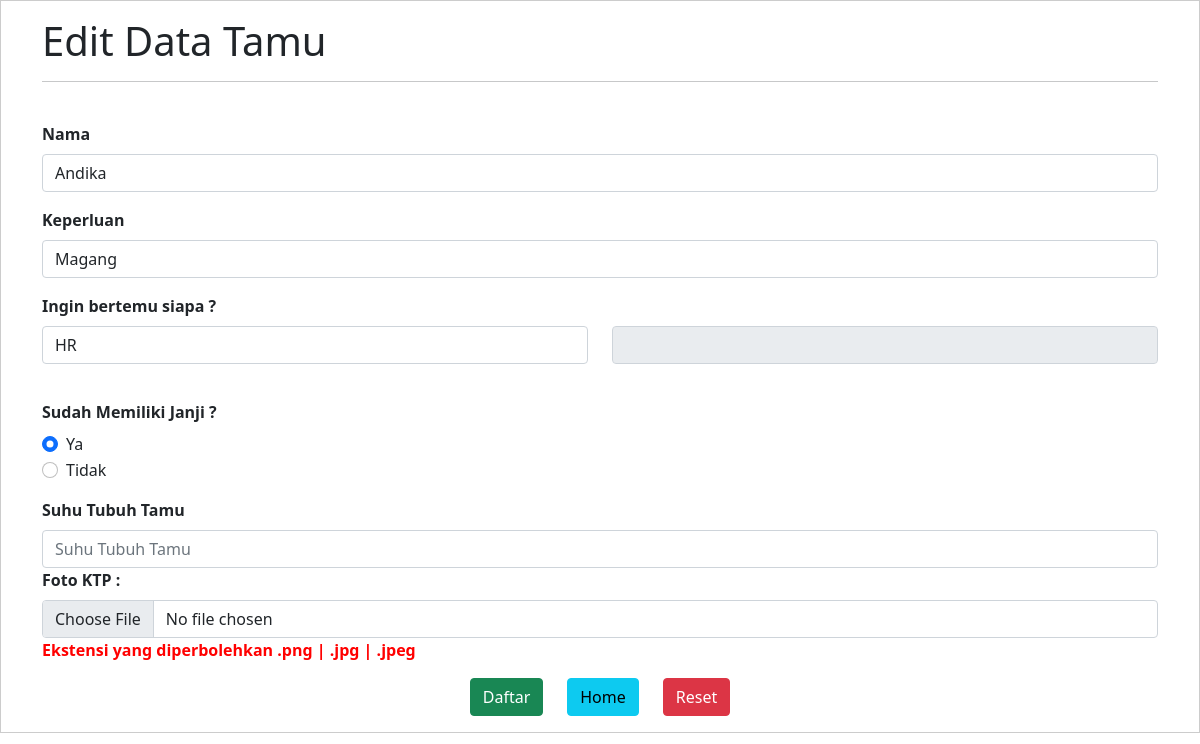
The page /1.php?no=452 (signed in) on the database its author committed.
### tables this page shows
CREATE TABLE `tamu` (
  `no` int(15) NOT NULL,
  `no_antri` varchar(255) NOT NULL,
  `nama` varchar(255) NOT NULL,
  `tanggal_masuk` datetime NOT NULL,
  `tanggal_keluar` datetime DEFAULT NULL,
  `keperluan` varchar(255) NOT NULL,
  `bertemu` varchar(255) NOT NULL,
  `janji` tinyint(1) NOT NULL,
  `suhu_tubuh` float NOT NULL,
  `image` varchar(255) NOT NULL
);

### 1.php (the view, shortened to what this page needs)
<?php
include "config.php";
include "akses.php";
$no = $_GET['no'];
$sql = "SELECT * FROM tamu WHERE no=$no";
$query = mysqli_query($connect, $sql);
$user = mysqli_fetch_array($query);
?>
<!DOCTYPE html>
<html>
<head>
    <link rel="stylesheet" type="text/css" href="css/style-search.css">
    <link rel="stylesheet" type="text/css" href="form.css">
    <link href="https://cdn.jsdelivr.net/npm/bootstrap@5.0.0-beta3/dist/css/bootstrap.min.css" rel="stylesheet">
</head>
<body>
    <form action="proses-edit-data-tamu.php" style="border:1px solid #ccc" method="POST" enctype="multipart/form-data"
    id="myForm">
    <div class="container">
    <h1>Edit Data Tamu</h1>
    <hr>
    <div class="mb-3">
    <label for="exampleFormControlInput1" class="form-label"><b>Nama</b></label>
    <input type="text" autocomplete="off" placeholder="Masukan Nama Tamu" name="nama" class="form-control" id="exampleFormControlInput1" value="<?php echo $user['nama']?>" required>
    </div>
    <div class="mb-3">
    <label for="exampleFormControlInput1" class="form-label"><b>Keperluan</b></label>
    <input type="text" autocomplete="off" placeholder="Keperluan ..." name="keperluan" class="form-control" id="exampleFormControlInput1" value="<?php echo $user['keperluan']?>" required >
    </div>
    <div class="mb-3">
        <label for="exampleFormControlInput1" class="form-label"><b>Ingin bertemu siapa ?</b></label>
            <div class="row">
                <div class="col">
                    <input type="text" class="form-control" autocomplete="off" placeholder="Masukan Kode/Department .." name="bertemu" onkeyup="isi_otomatis()" id="bertemu" value="<?php echo $user['bertemu']?>" required>
                </div>
                <div class="col">
                    <input type="text" class="form-control in" name="nama_d" placeholder="" id="nama_d" readonly="">
                </div>
            </div>
    </div>
    <div class="mb-3">
    <label for="exampleFormControlInput1" class="form-label">
        <b>Sudah Memiliki Janji ?</b>
      </label>
        <div class="form-check">
      <input class="form-check-input" type="radio" name="janji" value=0 id="exampleRadios1" value="option1" checked>
      <label class="form-check-label" for="exampleRadios1">
        Ya
      </label>
    </div>
    <div class="form-check">
      <input class="form-check-input" type="radio" name="janji" value= 1 id="exampleRadios2" value="option2">
      <label class="form-check-label" for="exampleRadios2">
        Tidak
      </label>
    </div>
    </div>
    <label for="exampleFormControlInput1" class="form-label"><b>Suhu Tubuh Tamu</b></label>
    <input type="number" autocomplete="off" class="form-control" id="input exampleFormControlInput1" placeholder="Suhu Tubuh Tamu" name="suhu_tubuh" step="0.01" value="" required>
    <label for="formFile" class="form-label"><b>Foto KTP : <b></label><br>
                <input type="file" class="form-control" id="formFile" name="foto" value="" required="required" accept="image/*;capture=camera">
                <p style="color: red">Ekstensi yang diperbolehkan .png | .jpg | .jpeg</p>
    <div class="d-flex justify-content-center">
        <div class="clearfix">
            <div class="row">
                <div class="col">
                    <button type="submit" class="btn btn-success" id="button" name="daftar">Daftar</button>
                </div>
            <div class="col">
                    <button type="submit" form="form2" class="btn btn-info">Home</button>
            </div>
                <div class="col">
                    <button type="reset" class="btn btn-danger">Reset</button>
                </div>
            </div>
        </div>
    </div>
</form>
    </body>
</html>

### form.css (style rules this page uses)
.container { padding: 16px; }
.clearfix::after { content: ""; clear: both; display: table; }

### rows shown on the page
tamu: nama "Andika", keperluan "Magang", bertemu "HR"
